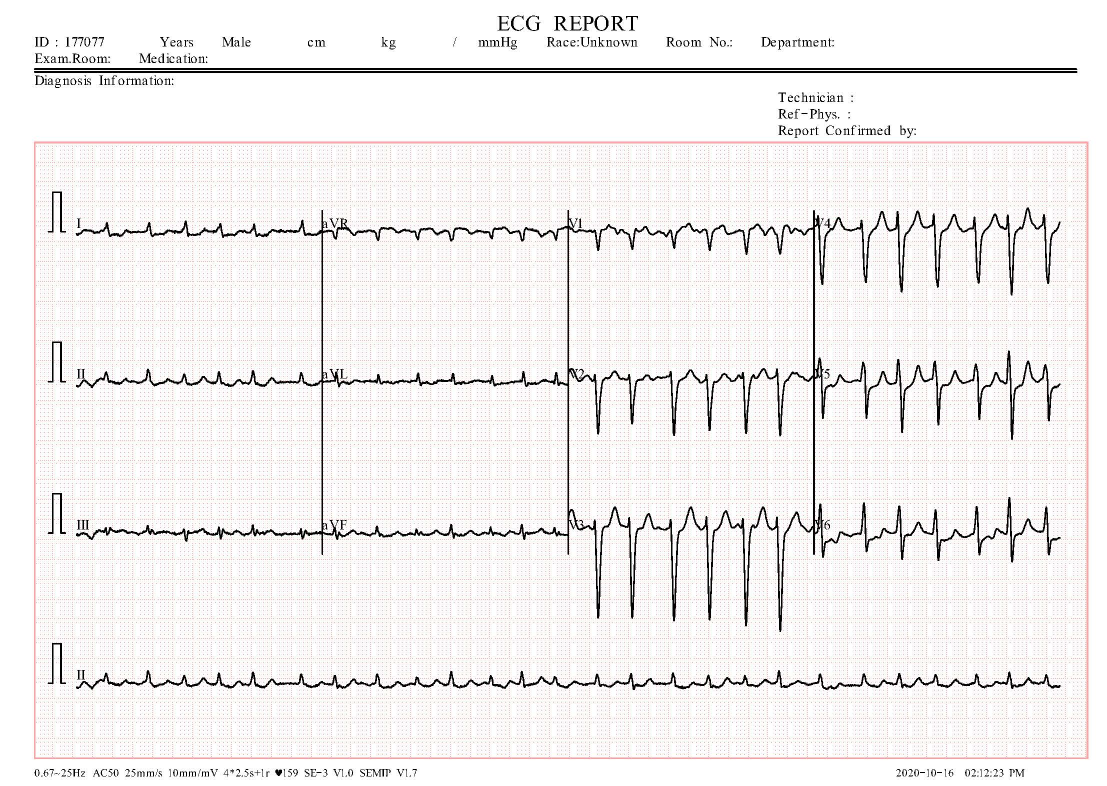
#> input picture test_images/HB.jpg, 2213 x 1572 px (shown at 1/2 size)
$ python -i image_preprocess.py   (imports and definitions only)
#> lines starting #> are read from the running program, lines starting #| are printed output that depends on the picture
#> further down, picture is the input picture: PIL image 2213x1572 RGB; mean R, G, B 241.8, 239.5, 239.2
# image_preprocess.py
import io, os
import numpy as np
from PIL import Image

def load_image_from_request(req):
    if "file" not in req.files:
        return None
    f = req.files["file"]
    try:
        img = Image.open(io.BytesIO(f.read())).convert("RGB")
        return img
    except Exception:
        return None

def parse_mean_std(mean_str, std_str):
    def _p(s, default):
        try:
            vals = [float(x.strip()) for x in s.split(",")]
            if len(vals) == 1: return [vals[0]] * 3
            return vals
        except Exception:
            return default
    mean = _p(mean_str, [0.5, 0.5, 0.5])
    std  = _p(std_str,  [0.5, 0.5, 0.5])
    return mean, std

def _center_crop_resize(img, size):
    w, h = img.size
    scale = max(size / h, size / w)
    new_w, new_h = int(w * scale + 0.5), int(h * scale + 0.5)
    img = img.resize((new_w, new_h), Image.BILINEAR)
    left = (new_w - size) // 2
    top  = (new_h - size) // 2
    return img.crop((left, top, left + size, top + size))

def _resize(img, size):
    return img.resize((size, size), Image.BILINEAR)

def _pad_letterbox(img, size, pad_val=0.0):
    # keep aspect via padding
#> called with size = 224, pad_val = 0
    w, h = img.size
#> w = 2213; h = 1572
    scale = min(size / w, size / h)
#> scale = 0.101
    new_w, new_h = int(w * scale + 0.5), int(h * scale + 0.5)
#> new_w = 224; new_h = 159
    img_r = img.resize((new_w, new_h), Image.BILINEAR)
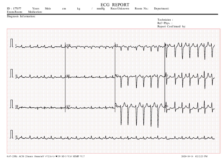
#> img_r: PIL image 224x159 RGB; mean R, G, B 241.8, 239.5, 239.2
    canvas = Image.new("RGB", (size, size), (int(pad_val*255),)*3)
#> canvas: PIL image 224x224 RGB; every value is 0
    left = (size - new_w) // 2
#> left = 0
    top  = (size - new_h) // 2
#> top = 32
    canvas.paste(img_r, (left, top))
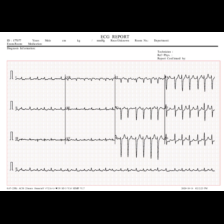
#> canvas: PIL image 224x224 RGB; mean R, G, B 171.7, 170, 169.8
    return canvas

def preprocess_image(img, size=224, mean=(0.5,0.5,0.5), std=(0.5,0.5,0.5)):
    """
    ECG_IMAGE_MODE:
      - "resize": simple resize to (size,size)
      - "center": keep aspect, then center-crop to size
      - "pad"   : keep aspect, letterbox pad to (size,size)  [default]
    ECG_FORCE_GRAYSCALE: "1" to convert to L and replicate to 3 channels [default on]
    """
    mode = os.environ.get("ECG_IMAGE_MODE", "pad").lower()
    if mode == "resize":
        img = _resize(img, size)
    elif mode == "center":
        img = _center_crop_resize(img, size)
    else:
        img = _pad_letterbox(img, size, pad_val=0.0)

    if os.environ.get("ECG_FORCE_GRAYSCALE", "1") == "1":
        g = np.asarray(img.convert("L")).astype("float32")/255.0
        arr = np.stack([g,g,g], axis=2)
    else:
        arr = np.asarray(img).astype("float32")/255.0

    mean = np.array(mean, dtype="float32")[None,None,:]
    std  = np.array(std,  dtype="float32")[None,None,:]
    arr = (arr - mean) / std
    return np.transpose(arr, (2,0,1))  # (C,H,W)

>>> from PIL import Image
>>> picture = Image.open('test_images/HB.jpg')
>>> result = preprocess_image(picture)

$ run again, on test_images/MI.jpg
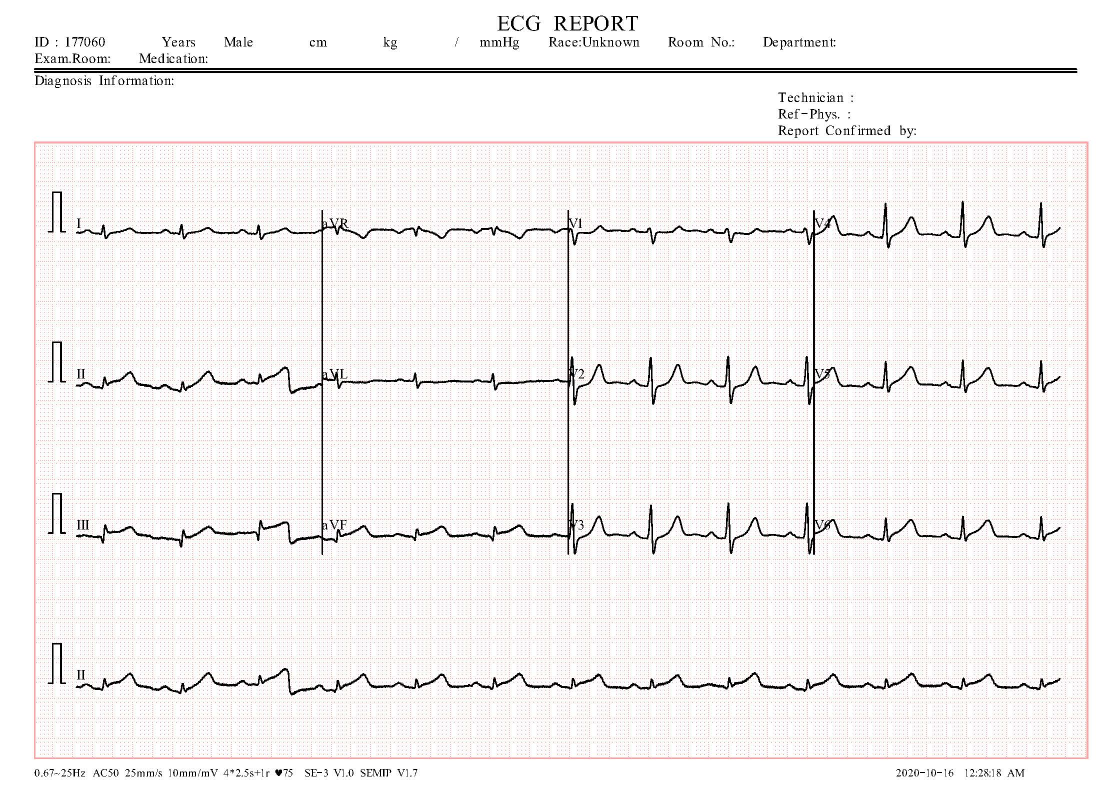
#> input picture test_images/MI.jpg, 2213 x 1572 px (shown at 1/2 size)
#> picture is the input picture: PIL image 2213x1572 RGB; mean R, G, B 243.5, 241.2, 240.9
#> in _pad_letterbox, `img_r = img.resize((new_w, new_h), Image.BILINEAR)`:
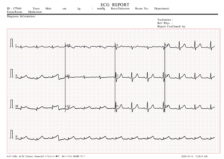
#> img_r: PIL image 224x159 RGB; mean R, G, B 243.5, 241.2, 240.9
#> in _pad_letterbox, `canvas.paste(img_r, (left, top))`:
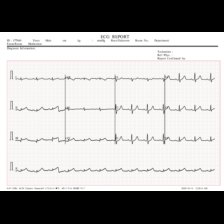
#> canvas: PIL image 224x224 RGB; mean R, G, B 172.8, 171.2, 171
